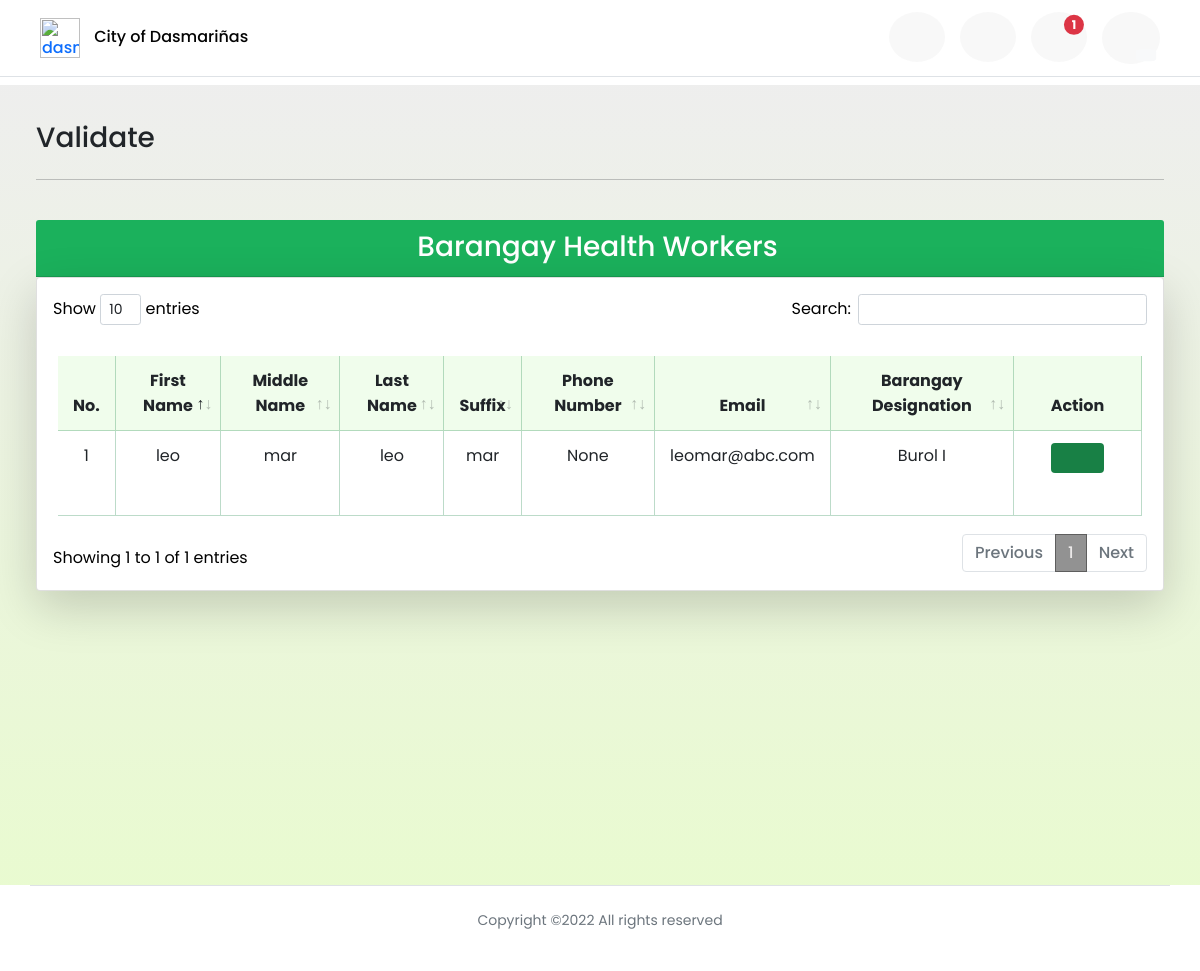
The app's page /validation, older data.
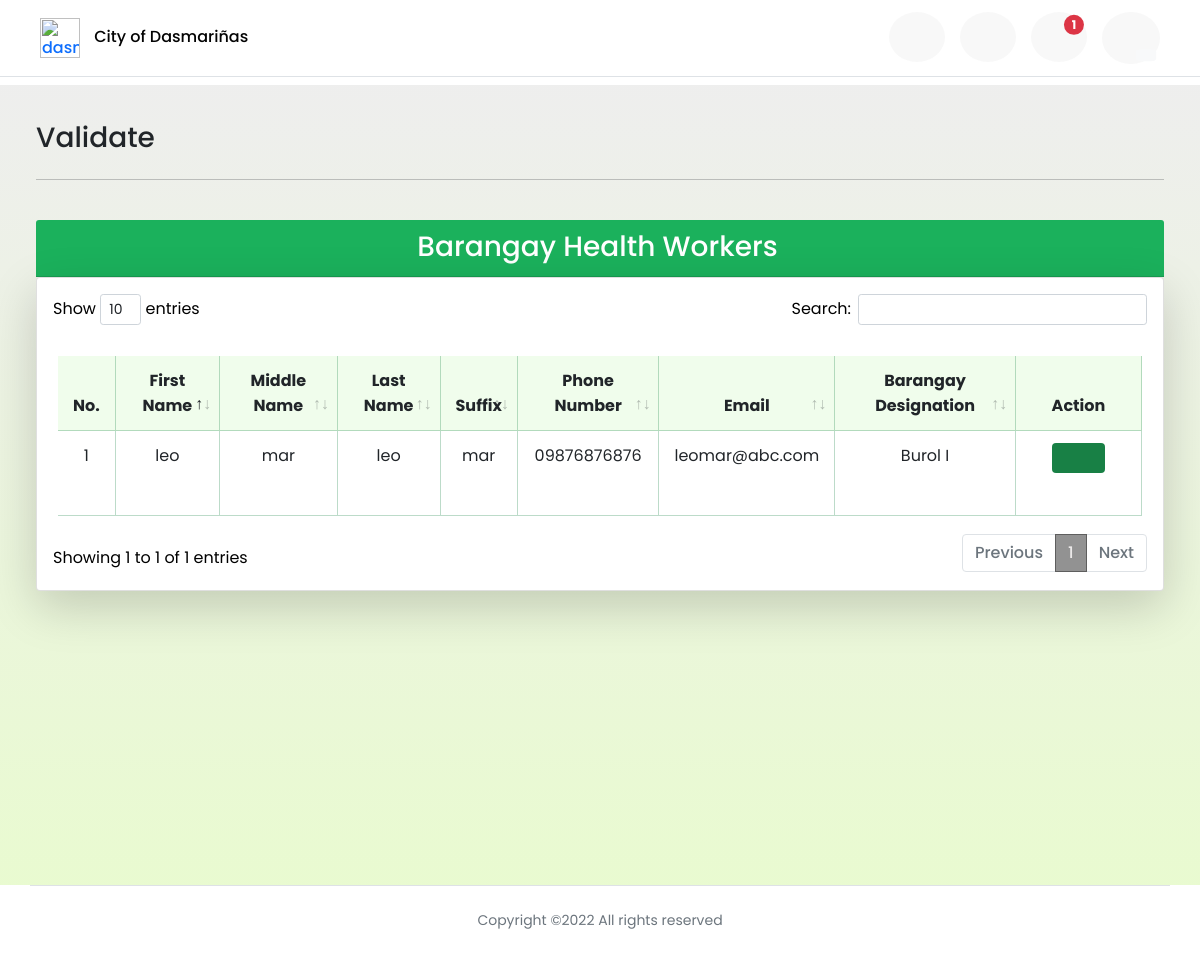
The same page, newer data.
### profilingApp/models.py (models this page shows, shortened)
class BarangayHealthWorker(Model):
    BARANGAYS = [('Select Barangay', 'Select Barangay'),
                 ('Burol', 'Burol'),
                 ('Burol I', 'Burol I'),
                 ('Burol II', 'Burol II'),
                 ('Burol III', 'Burol III'),
                 ('Datu Esmael', 'Datu Esmael'),
                 ('Emmanuel Begado I', 'Emmanuel Begado I'),
                 ('Emmanuel Begado II', 'Emmanuel Begado II'),]
    user = models.OneToOneField(CustomUser, on_delete=CASCADE, primary_key=True)
    is_validated = models.BooleanField(default=False)
    bhw_barangay = models.CharField(max_length=100, choices=BARANGAYS, default='Select Barangay')

class CustomUser(AbstractUser):
    USER_TYPE = [('Choose User Type', 'Choose User Type'),
                 ('Admin', 'Administrator'),
                 ('BHW', 'Barangay Health Worker'),
                 ('P/G', 'Parent/Guardian')]
    username = None
    email = models.EmailField(_('email address'), unique=True)
    user_type = models.CharField(max_length=100, choices=USER_TYPE, default='Choose User Type')
    middle_name = models.CharField(max_length=100, null=True)
    suffix_name = models.CharField(max_length=100, null=True, blank=True)
    phone_num = models.CharField(max_length=100, null=True)
    USERNAME_FIELD = 'email'
    REQUIRED_FIELDS = []
    objects = CustomUserManager()

### profilingApp/views.py (the view)
# urls.py: path('validation', views.bhw_validation, name='bhw_validation'),
def bhw_validation(request):
    bhw = BarangayHealthWorker.objects.filter(is_validated=False)
    invalidated_status = BarangayHealthWorker.objects.filter(
        is_validated=False).count()
    context = {'bhws': bhw,
               'invalidated_count': invalidated_status,}
    return render(request, 'activities/Admin Validate BHW.html', context)

### profilingApp/templates/activities/Admin Validate BHW.html (shortened to what the changed rows need)
{% extends 'activities/Admin Home.html' %}
{% load static %}
{% block dashboard %}
<div id="grid" class="container-fluid" style="padding:3%; margin: top 65px;">
    <div class="text-black">
        <div class="row">
            <div class="col">
                <div class="card shadow-lg p-3 bg-white rounded" >
                    <div class="table-responsive">
                        <table class="table table-hover table-cell-border" id="table_validation">
                            <thead>
                                <tr>
                                    <th scope="col" class="text-center">No.</th>
                                    <th scope="col" class="text-center">First Name</th>
                                    <th scope="col" class="text-center">Middle Name</th>
                                    <th scope="col" class="text-center">Last Name</th>
                                    <th scope="col" class="text-center">Suffix</th>
                                    <th scope="col" class="text-center">Phone Number</th>
                                    <th scope="col" class="text-center">Email</th>
                                    <th scope="col" class="text-center">Barangay Designation</th>
                                    <th scope="col" class="nosort text-center">Action</th>
                                </tr>
                            </thead>
                            <tbody>
                                {% for bhw in bhws %}
                                <tr>
                                    <td class="text-center"></td>
                                    <td class="text-center">{{ bhw.user.first_name }}</td>
                                    <td class="text-center">{{ bhw.user.middle_name }}</td>
                                    <td class="text-center">{{ bhw.user.last_name }}</td>
                                    <td class="text-center">{{ bhw.user.suffix_name }}</td>
                                    <td class="text-center">{{ bhw.user.phone_num}}</td>
                                    <td class="text-center">{{ bhw.user.email }}</td>
                                    <td class="text-center">{{ bhw.bhw_barangay }}</td>
                                    <td style="text-align: center;">
                                        <div>
                                            <a href="{% url 'unvalidated_profile' bhw.user.id %}"><button type="button" style="background-color: #188045; color: #ffffff;" class="btn"  data-toggle="tooltip" data-bs-placement="bottom" data-bs-offset="0,7"
                                                title="Validate"><i class="fa fa-lg fa-fw fa-user-check"></i></button></a>
                                            <a href="{% url 'delete_profile' bhw.user.id %}"><button type="button" style="color: rgb(255, 0, 0);" class="btn"  data-toggle="tooltip" data-bs-placement="bottom" data-bs-offset="0,7"
                                                title="Delete"><i class="fa fa-lg fa-fw fa-trash-alt"></i></button></a>
                                        </div>
                                    </td>
                                </tr>
                                {% endfor %}
                            </tbody>
                        </table>
                    </div>
                </div>
            </div>
        </div>
    </div>
</div>
{% endblock %}

Row changes from the older to the newer data that the page shows:
changed through a linked row, BarangayHealthWorker "Burol I": user.phone_num "None" → "09876876876"
